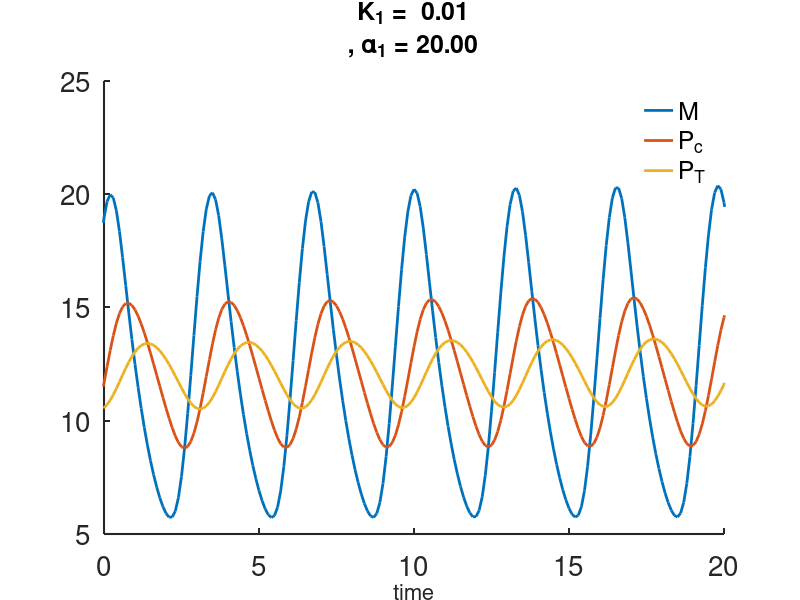

Recreate this plot in MATLAB.

%  -------------------------------------------------------------------
%
%   Code to solve the NNF circadian clock model of Kim and Forger.
%
%   For Chapter 10, Section 10.3.1 of
%   Keener and Sneyd, Mathematical Physiology, 3rd Edition, Springer.
%
%   Written by James Keener and James Sneyd.
%
%  -------------------------------------------------------------------

function Kim_forger_NNF

clear all
close all
clc
set(0,                           ...
   'defaultaxesfontsize', 20,   ...
   'defaultaxeslinewidth', 2.0, ...
   'defaultlinelinewidth', 2.0);

global Kd alpha1 alpha2 alpha3 bet1 bet2 bet3  AT del
%specify parameter values
formatSpecF = '%6.2f\n';
alpha1 = 20;
alpha2 = 1;
alpha3 = 1;
bet1 = 1;
bet2 = 0;
bet3 = 1;
Kd=1.e-2;
AT= 1;
del = 0.5;

%specify the output points
tspan = [-100:.1:30];

%specify initial data

y0 = [0.5;0.5;0.5;1;0.5];

[T,Y] = ode23(@deRHS,tspan, y0);
figure(1)
plot(T,Y(:,1), T,Y(:,2), T, Y(:,3),'linewidth',2)
 title(strcat('K_1 = ',sprintf(formatSpecF,Kd),', \alpha_1 = ',sprintf(formatSpecF,alpha1)),'fontsize',18)

xlabel('time','fontsize',16)
legend('boxoff')
legend('M','P_c','P_T')
%text(16,3,'PER','fontsize',16)
%text(11,1.5,'mRNA','fontsize',16)
axis([0 20 5 25])
set(gca,'linewidth',1.5)
box off
%legend('mRNA','Per')

end % of main

%%
function F_prime=deRHS(t,y)
global Kd alpha1 alpha2 alpha3 bet1 bet2 bet3  AT del

M = y(1);
Pc = y(2);
PT = y(3);
AT = y(4);
V = y(5);


A = (AT-PT-Kd+((AT-PT-Kd)^2+4*AT*Kd)^0.5)/2;
Mp=alpha1*A-bet1*M;
Pcp=alpha2*M-(bet2+alpha3)*Pc;
PTp=alpha3*Pc-bet3*PT;

ATp = del*(1/(1+V) - A);
Vp = del*(A - V);


F_prime = [Mp;Pcp;PTp;ATp;Vp];
end
